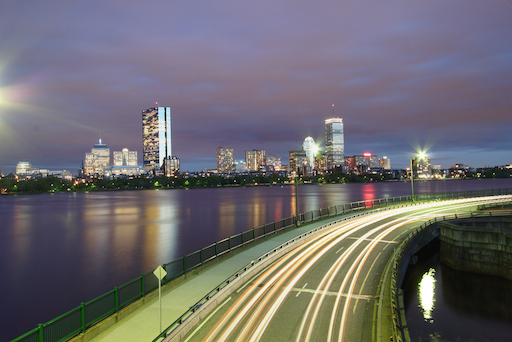
#> input picture 1_img_form/BostonCityFlow_h.jpg, 512 x 342 px
$ python img_canny.py ../1_img_form/BostonCityFlow_h.jpg 5 5
#> lines starting #> are read from the running program, lines starting #| are printed output that depends on the picture
import sys
import pathlib
import cv2

img = cv2.imread(sys.argv[1], cv2.IMREAD_GRAYSCALE) # グレースケールで画像読み込み
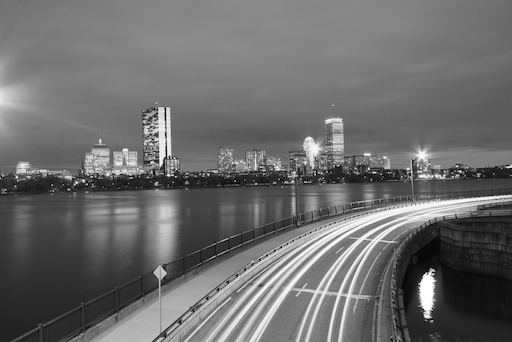
#> img: shape (342, 512); min 0, max 255, mean 107.9

# 上側、下側の閾値を読み込む
th_l = int(sys.argv[2])
th_h = int(sys.argv[3])

img_canny = cv2.Canny(img, th_l, th_h) # Cannyによる輪郭線抽出
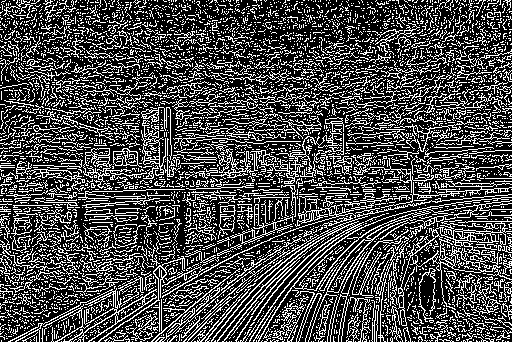
#> img_canny: shape (342, 512); 29.2% white in thin lines or dots

# 読み込んだファイル名に文字列を追加したものを用意する
input_file_name = pathlib.Path(sys.argv[1])
output_filename = input_file_name.stem + "_canny" + input_file_name.suffix
output_file_path = input_file_name.parent / output_filename

print(output_file_path) # 標準出力に出してPHPでひろう
cv2.imwrite(str(output_file_path), img_canny) # ファイル保存
